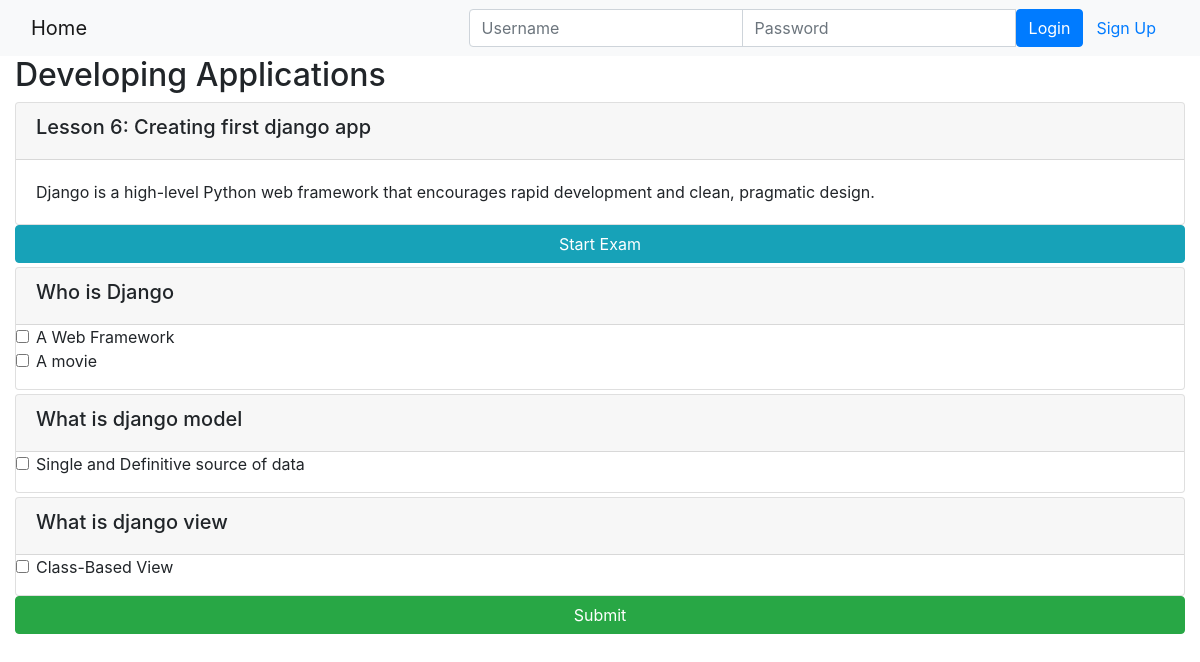
Page /onlinecourse/1/ on the committed database.
### onlinecourse/models.py (models this page shows, shortened)
class Course(models.Model):
    name = models.CharField(null=False, max_length=30, default='online course')
    image = models.ImageField(upload_to='course_images/')
    description = models.CharField(max_length=1000)
    pub_date = models.DateField(null=True)
    instructors = models.ManyToManyField(Instructor)
    users = models.ManyToManyField(settings.AUTH_USER_MODEL, through='Enrollment')
    total_enrollment = models.IntegerField(default=0)
    is_enrolled = False

class Lesson(models.Model):
    title = models.CharField(max_length=200, default="title")
    order = models.IntegerField(default=0)
    course = models.ForeignKey(Course, on_delete=models.CASCADE)
    content = models.TextField()

class Question(models.Model):
    course=models.ForeignKey(Course,on_delete=models.CASCADE)
    question=models.CharField(max_length=200)
    grade=models.IntegerField(default=0)

class Choice (models.Model):
    choice=models.CharField(max_length=50)
    question=models.ForeignKey(Question,on_delete=models.CASCADE)
    is_correct=models.BooleanField(default=False)

### onlinecourse/views.py (the view)
# urls.py: path('<int:pk>/', views.CourseDetailView.as_view(), name='course_details'),
class CourseDetailView(generic.DetailView):
    model = Course
    template_name = 'onlinecourse/course_detail_bootstrap.html'

### onlinecourse/templates/onlinecourse/course_detail_bootstrap.html (shortened to what this page needs)
<!DOCTYPE html>
<html lang="en">
<head>
    {% load static %}
    <link rel="stylesheet" href="https://maxcdn.bootstrapcdn.com/bootstrap/4.5.2/css/bootstrap.min.css">
</head>
<body>
    <nav class="navbar navbar-light bg-light">
        <div class="container-fluid">
            <div class="navbar-header">
                <a class="navbar-brand" href="{% url 'onlinecourse:index' %}">Home</a>
            </div>
            <ul class="nav navbar-nav navbar-right">
                {% if user.is_authenticated %}
                <li>
                    <a class="btn btn-link" href="#">{{ user.first_name }}({{ user.username }})</a>
                    <a class="btn btn-link" href="{% url 'onlinecourse:logout' %}">Logout</a>
                </li>
                {% else %}
                <li>
                    <form class="form-inline" action="{% url 'onlinecourse:login' %}" method="post">
                        <div class="input-group">
                            <input type="text" class="form-control" placeholder="Username" name="username">
                            <input type="password" class="form-control" placeholder="Password" name="psw">
                            <button class="btn btn-primary" type="submit">Login</button>
                            <a class="btn btn-link" href="{% url 'onlinecourse:registration' %}">Sign Up</a>
                        </div>
                    </form>
                </li>
                {% endif %}
            </ul>
        </div>
    </nav>
    <div class="container-fluid">
        <h2>{{ course.name }}</h2>
        <div class="card-columns-vertical">
            {% for lesson in course.lesson_set.all %}
            <div class="card mt-1">
                <div class="card-header">
                    <h5>Lesson {{lesson.order|add:1}}: {{lesson.title}}</h5>
                </div>
                <div class="card-body">{{lesson.content}}</div>
            </div>
            {% endfor %}
        </div>
        <button data-toggle="collapse" data-target="#exam" class="btn btn-info" role="button" style="width:100%">
            Start Exam</button>
        <form id="questionform" action="{% url 'onlinecourse:submit' course.id %}" method="post">
            {% for question in course.question_set.all %}
            <div class="card mt-1">
                <div class="card-header">
                    <h5>{{ question.question}}</h5>
                </div>
                <div class="form-group">
                    {% for choice in question.choice_set.all %}
                    <div class="form-check">
                        <label class="form-check-label">
                            <input type="checkbox" name="choice_{{choice.id}}" class="form-check-input"
                                id="{{choice.id}}" value="{{choice.id}}">{{ choice.choice }}
                        </label>
                    </div>
                    {% endfor %}
                </div>
            </div>
            {% endfor %}
            <input class="btn btn-success btn-block" type="submit" value="Submit">
        </form>
    </div>
</body>
</html>

### rows in the picture
Course: name "Developing Applications"
Lesson: order|add "6", title "Creating first django app", content "Django is a high-level Python web framework that encourages rapid development and clean, pragmatic design."
Question: question "Who is Django"
Choice: choice "A Web Framework"
Choice: choice "A movie"
Question: question "What is django model"
Choice: choice "Single and Definitive source of data"
Question: question "What is django view"
Choice: choice "Class-Based View"
